Frame 1 (no input): blank canvas, image omitted
Frame 60 (the mouse pressed at the canvas centre just before this capture): blank canvas, image omitted
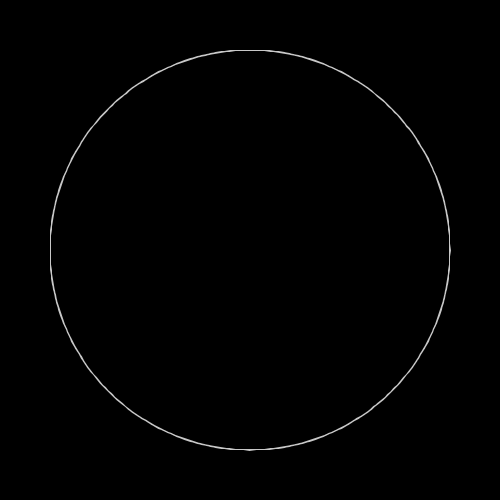
Frame 120 (the mouse held since frame 60 and released just before this capture)

The Processing sketch whose frames 1 and 60 were blank and that drew this single picture after the mouse press (run headless with seeded random() and noise(); from frame 60 on, the mouse is pressed at the canvas centre):

// Processing sketch: parametricCurves
// ── parametricCurves.pde
void setup() {
  size(500,500);
}

float stepSize;
float e = 2.71828; 

void draw() {
  background(0);
  //stepSize = float(mouseY)/height + 0.01;
  stepSize = PI/256;
  translate(width/2,height/2);
  scale(200);
  //scale(20);
  //scale(50);
  stroke(200);
  noFill();
  strokeWeight(1.0/200);
  float m = float(mouseX)/width * 10;
  float q = float(mouseY)/height * 10;
  beginShape();
  //for(float t=0; t<map(mouseX, 0,width, 1,50)*PI; t+=stepSize) {
  for(float t=0; t<6*PI; t+=stepSize) {
    //vertex(fx(t,m),fy(t,m));
    vertex(lx(t,5.0*mouseX/width),ly(t,5.0*mouseY/height));
    //vertex(bx(t),by(t));
    //vertex(hx(t,5,q,m), hy(t,5,q,m));
  }
  endShape();
  //endShape();
}

float fx(float t, float m) {
  return cos(t);
}
float fy(float t, float m) {
  return sin(t)*pow(sin(0.5*t),m);
}

float lx(float t, float k) {
  return cos(k*t);
}
float ly(float t, float k) {
  return sin(k*t);
}

float bx(float t) {
  return sin(t) * (pow(e,cos(t)) - 2*cos(4*t) + pow(sin(t/12),5));
}
float by(float t) {
  return cos(t) * (pow(e,cos(t)) - 2*cos(4*t) + pow(sin(t/12),5));
}

float hx(float t, float R, float r, float d) {
  return (R-r)*cos(t) + d*cos(t*(R-r)/r); 
}
float hy(float t, float R, float r, float d) {
  return (R-r)*sin(t) - d*sin(t*(R-r)/r);
}
